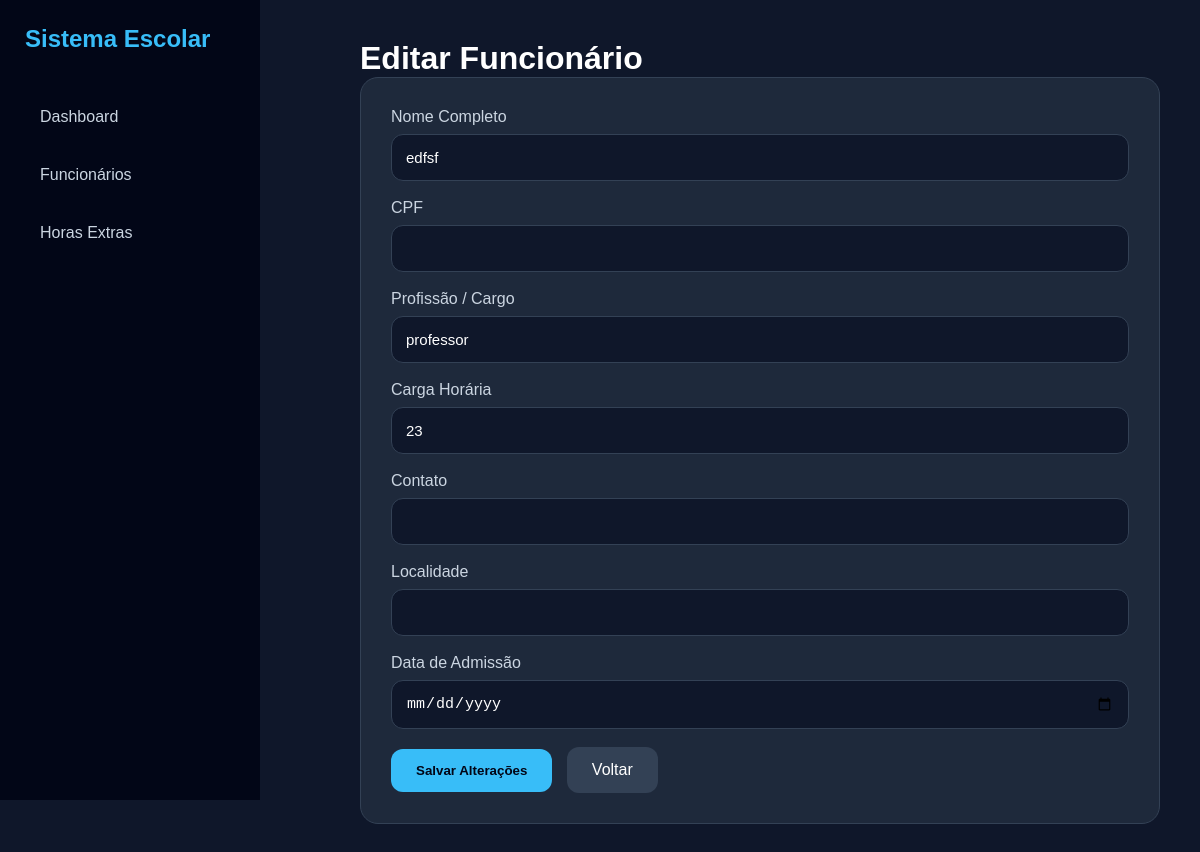
Before: /funcionarios/editar/16/ (signed in) with the older database file.
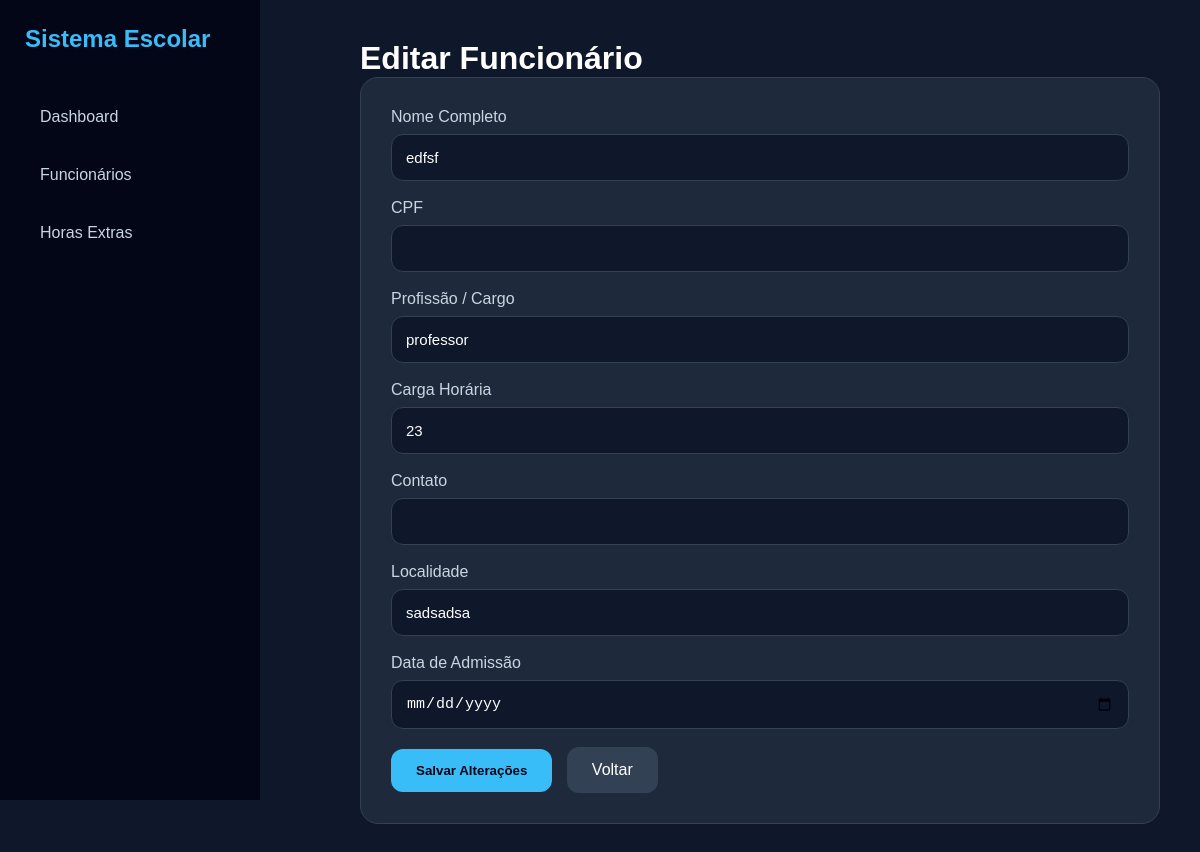
After: the same page with the newer database file.
### funcionarios/models.py (models this page shows, shortened)
class Funcionario(models.Model):
    STATUS = (
        ('ativo', 'Ativo'),
        ('inativo', 'Inativo'),
        ('demitido', 'Demitido'),
    )
    nome = models.CharField(max_length=150)
    cpf = models.CharField(max_length=14)
    numero = models.CharField(
        max_length=20,
        blank=True,
        null=True
    )
    localidade = models.CharField(
        max_length=150,
        blank=True,
        null=True
    )
    escola = models.CharField(max_length=150)
    cargo = models.ForeignKey(
        Cargo,
        on_delete=models.SET_NULL,
        null=True,
        blank=True
    )
    carga_horaria = models.IntegerField(default=0)
    status = models.CharField(
        max_length=20,
        choices=STATUS,
        default='ativo'
    )
    data_admissao = models.DateField(
        blank=True,
        null=True
    )
    criado_em = models.DateTimeField(auto_now_add=True)

class Cargo(models.Model):
    nome = models.CharField(
        max_length=100,
        unique=True
    )
    def __str__(self):
        return self.nome

### funcionarios/views.py (the view, shortened to what this page needs)
@login_required(login_url='/login/')
def editar_funcionario(request, id):
    funcionario = get_object_or_404(Funcionario, id=id)
    return render(
        request,
        'editar_funcionario.html',
        {
            'funcionario': funcionario
        }
    )

### funcionarios/templates/editar_funcionario.html (shortened to what this page needs)
<!DOCTYPE html>
<html lang="pt-br">
<head>
</head>
<body>
    <div class="sidebar">
        <div class="logo">
            Sistema Escolar
        </div>
        <a href="/">Dashboard</a>
        <a href="/funcionarios/">Funcionários</a>
        <a href="/horas-extras/">Horas Extras</a>
    </div>
    <div class="content">
        <h1>Editar Funcionário</h1>
        <div class="form-box">
            <form method="POST">
                <div class="campo">
                    <label>Nome Completo</label>
                    <input type="text" name="nome" value="{{ funcionario.nome }}" required>
                </div>
                <div class="campo">
                    <label>CPF</label>
                    <input type="text" name="cpf" value="{{ funcionario.cpf }}">
                </div>
                <div class="campo">
                    <label>Profissão / Cargo</label>
                    <input type="text" name="cargo" value="{{ funcionario.cargo }}">
                </div>
                <div class="campo">
                    <label>Carga Horária</label>
                    <input type="number" name="carga_horaria" value="{{ funcionario.carga_horaria }}">
                </div>
                <div class="campo">
                    <label>Contato</label>
                    <input type="text" name="numero" value="{{ funcionario.numero }}">
                </div>
                <div class="campo">
                    <label>Localidade</label>
                    <input type="text" name="localidade" value="{{ funcionario.localidade }}">
                </div>
                <div class="campo">
                    <label>Data de Admissão</label>
                    <input type="date" name="data_admissao" value="{{ funcionario.data_admissao|date:'Y-m-d' }}">
                </div>
                <button type="submit">
                    Salvar Alterações
                </button>
                <a href="/funcionarios/" class="btn-voltar">
                    Voltar
                </a>
            </form>
        </div>
    </div>
</body>
</html>

Changed rows visible on the page:
changed Funcionario "edfsf": localidade (not shown) → "sadsadsa"
